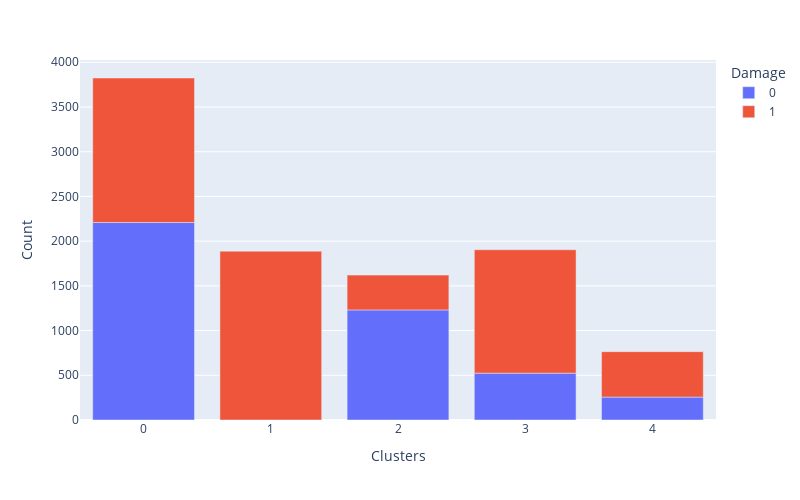
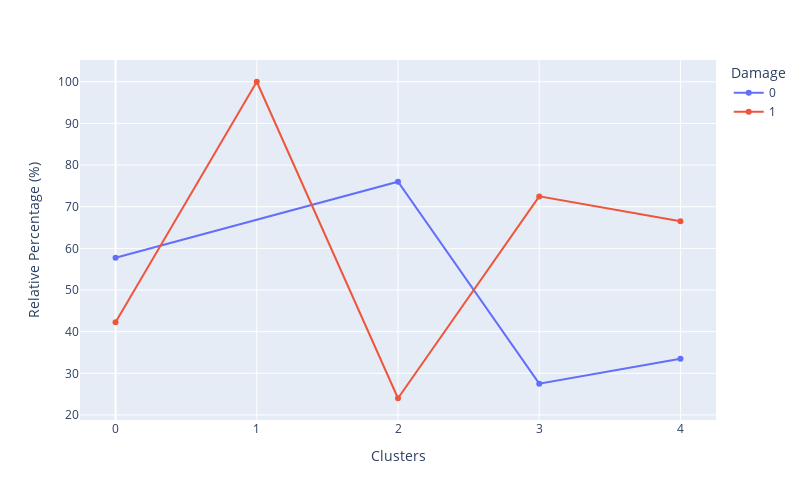

Source (notebook cell) for these figures, in order:
### Code cell
#clusters distribution across Damage levels & relative percentage of damage in each cluster
df_cluster_vs_damage = df_damage.copy()
df_cluster_vs_damage['Clusters'] = X['Clusters']
cluster_distribution_per_variable(df=df_cluster_vs_damage, target='Damage')

### Figure 1 — Plotly figure (JSON) as saved in the notebook; plotly's stock layout.template omitted (floating-point values rounded to 4 significant figures)
{"data": [{"alignmentgroup": "True", "hovertemplate": "Damage=0<br>Clusters=%{x}<br>Count=%{y}<extra></extra>", "legendgroup": "0", "marker": {"color": "#636efa"}, "name": "0", "offsetgroup": "0", "orientation": "v", "showlegend": true, "textposition": "auto", "type": "bar", "x": [0, 2, 3, 4], "xaxis": "x", "y": [2208, 1231, 524, 256], "yaxis": "y"}, {"alignmentgroup": "True", "hovertemplate": "Damage=1<br>Clusters=%{x}<br>Count=%{y}<extra></extra>", "legendgroup": "1", "marker": {"color": "#EF553B"}, "name": "1", "offsetgroup": "1", "orientation": "v", "showlegend": true, "textposition": "auto", "type": "bar", "x": [1, 0, 3, 4, 2], "xaxis": "x", "y": [1888, 1616, 1380, 508, 389], "yaxis": "y"}], "layout": {"barmode": "relative", "height": 500, "legend": {"title": {"text": "Damage"}, "tracegroupgap": 0}, "margin": {"t": 60}, "width": 800, "xaxis": {"anchor": "y", "domain": [0, 1], "tickmode": "array", "tickvals": [0, 1, 3, 2, 4], "title": {"text": "Clusters"}}, "yaxis": {"anchor": "x", "domain": [0, 1], "title": {"text": "Count"}}}}

### Figure 2 — Plotly figure (JSON) as saved in the notebook; plotly's stock layout.template omitted (floating-point values rounded to 4 significant figures)
{"data": [{"hovertemplate": "Damage=0<br>Clusters=%{x}<br>Relative Percentage (%)=%{y}<extra></extra>", "legendgroup": "0", "line": {"color": "#636efa", "dash": "solid"}, "mode": "markers+lines", "name": "0", "orientation": "v", "showlegend": true, "type": "scatter", "x": [0, 2, 3, 4], "xaxis": "x", "y": [57.74, 75.99, 27.52, 33.51], "yaxis": "y"}, {"hovertemplate": "Damage=1<br>Clusters=%{x}<br>Relative Percentage (%)=%{y}<extra></extra>", "legendgroup": "1", "line": {"color": "#EF553B", "dash": "solid"}, "mode": "markers+lines", "name": "1", "orientation": "v", "showlegend": true, "type": "scatter", "x": [0, 1, 2, 3, 4], "xaxis": "x", "y": [42.26, 100, 24.01, 72.48, 66.49], "yaxis": "y"}], "layout": {"height": 500, "legend": {"title": {"text": "Damage"}, "tracegroupgap": 0}, "margin": {"t": 60}, "width": 800, "xaxis": {"anchor": "y", "domain": [0, 1], "tickmode": "array", "tickvals": [0, 1, 3, 2, 4], "title": {"text": "Clusters"}}, "yaxis": {"anchor": "x", "domain": [0, 1], "title": {"text": "Relative Percentage (%)"}}}}
